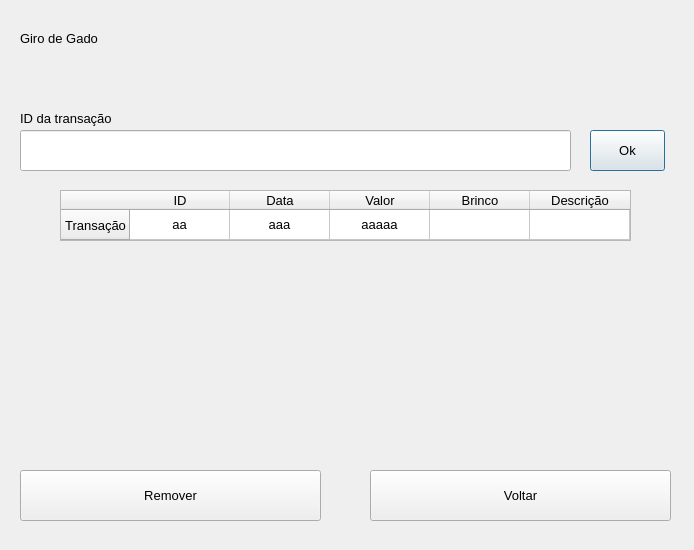
<?xml version="1.0" encoding="UTF-8"?>
<ui version="4.0">
 <class>FinancialRemoveScreen</class>
 <widget class="QDialog" name="FinancialRemoveScreen">
  <property name="geometry">
   <rect>
    <x>0</x>
    <y>0</y>
    <width>694</width>
    <height>550</height>
   </rect>
  </property>
  <property name="font">
   <font>
    <pointsize>10</pointsize>
   </font>
  </property>
  <property name="windowTitle">
   <string>Dialog</string>
  </property>
  <widget class="QLineEdit" name="lineEdit_2">
   <property name="geometry">
    <rect>
     <x>20</x>
     <y>130</y>
     <width>551</width>
     <height>41</height>
    </rect>
   </property>
   <property name="font">
    <font>
     <pointsize>10</pointsize>
    </font>
   </property>
  </widget>
  <widget class="QLabel" name="label_2">
   <property name="geometry">
    <rect>
     <x>20</x>
     <y>110</y>
     <width>91</width>
     <height>16</height>
    </rect>
   </property>
   <property name="font">
    <font>
     <pointsize>10</pointsize>
    </font>
   </property>
   <property name="text">
    <string>ID da transação</string>
   </property>
  </widget>
  <widget class="QLabel" name="label_7">
   <property name="geometry">
    <rect>
     <x>20</x>
     <y>30</y>
     <width>81</width>
     <height>16</height>
    </rect>
   </property>
   <property name="font">
    <font>
     <pointsize>10</pointsize>
    </font>
   </property>
   <property name="text">
    <string>Giro de Gado</string>
   </property>
  </widget>
  <widget class="QPushButton" name="pushButton">
   <property name="geometry">
    <rect>
     <x>590</x>
     <y>130</y>
     <width>75</width>
     <height>41</height>
    </rect>
   </property>
   <property name="text">
    <string>Ok</string>
   </property>
  </widget>
  <widget class="QTableWidget" name="tableWidget">
   <property name="geometry">
    <rect>
     <x>60</x>
     <y>190</y>
     <width>571</width>
     <height>51</height>
    </rect>
   </property>
   <property name="font">
    <font>
     <pointsize>10</pointsize>
    </font>
   </property>
   <row>
    <property name="text">
     <string>Transação</string>
    </property>
    <property name="textAlignment">
     <set>AlignCenter</set>
    </property>
   </row>
   <column>
    <property name="text">
     <string>ID</string>
    </property>
    <property name="font">
     <font>
      <pointsize>10</pointsize>
     </font>
    </property>
   </column>
   <column>
    <property name="text">
     <string>Data</string>
    </property>
   </column>
   <column>
    <property name="text">
     <string>Valor</string>
    </property>
   </column>
   <column>
    <property name="text">
     <string>Brinco</string>
    </property>
   </column>
   <column>
    <property name="text">
     <string>Descrição</string>
    </property>
   </column>
   <item row="0" column="0">
    <property name="text">
     <string>aa</string>
    </property>
    <property name="font">
     <font>
      <pointsize>10</pointsize>
     </font>
    </property>
    <property name="textAlignment">
     <set>AlignCenter</set>
    </property>
   </item>
   <item row="0" column="1">
    <property name="text">
     <string>aaa</string>
    </property>
    <property name="textAlignment">
     <set>AlignCenter</set>
    </property>
   </item>
   <item row="0" column="2">
    <property name="text">
     <string>aaaaa</string>
    </property>
    <property name="textAlignment">
     <set>AlignCenter</set>
    </property>
   </item>
   <item row="0" column="3">
    <property name="text">
     <string/>
    </property>
    <property name="textAlignment">
     <set>AlignCenter</set>
    </property>
   </item>
   <item row="0" column="4">
    <property name="text">
     <string/>
    </property>
    <property name="textAlignment">
     <set>AlignCenter</set>
    </property>
   </item>
  </widget>
  <widget class="QPushButton" name="pushButton_3">
   <property name="geometry">
    <rect>
     <x>370</x>
     <y>470</y>
     <width>301</width>
     <height>51</height>
    </rect>
   </property>
   <property name="font">
    <font>
     <pointsize>10</pointsize>
    </font>
   </property>
   <property name="text">
    <string>Voltar</string>
   </property>
  </widget>
  <widget class="QPushButton" name="pushButton_2">
   <property name="geometry">
    <rect>
     <x>20</x>
     <y>470</y>
     <width>301</width>
     <height>51</height>
    </rect>
   </property>
   <property name="font">
    <font>
     <pointsize>10</pointsize>
    </font>
   </property>
   <property name="text">
    <string>Remover</string>
   </property>
  </widget>
 </widget>
 <resources/>
 <connections/>
</ui>
